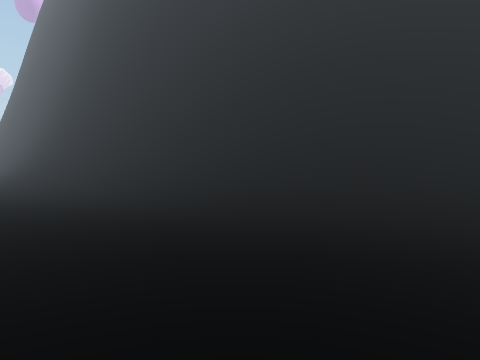
[1] (above)

20 first-person views from a walk through a Unity game level. The camera is 1.2 m above the floor, tilts 2° down and sees 80° across. The floor is counted in squares, 2 m on a side. Each view is taken from the middle of a square. On the plan, view 1 faces up. The plan holds only what a view shows up to about 9 squares ahead; the rest is blank. The place goes on beyond the plan.

[2]
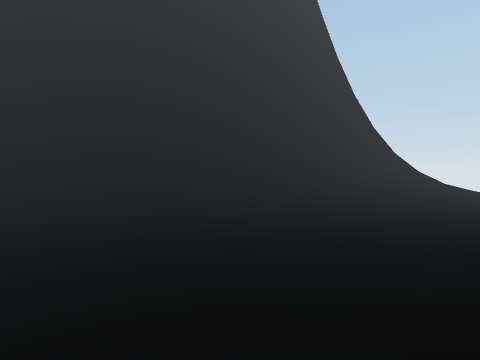

[3]
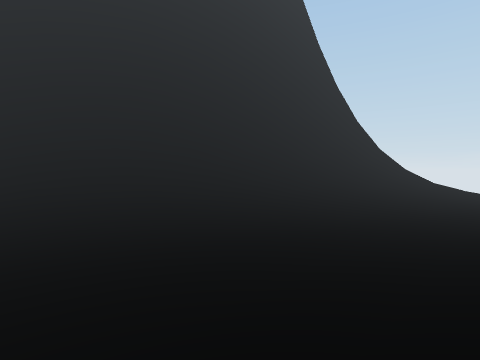

[4]
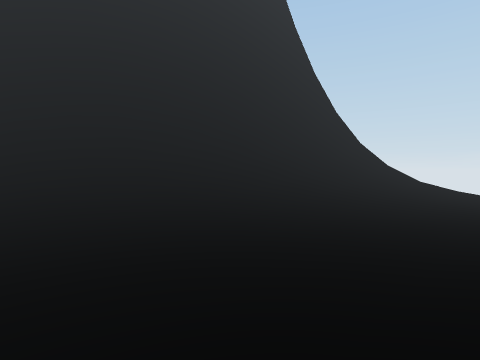

[5]
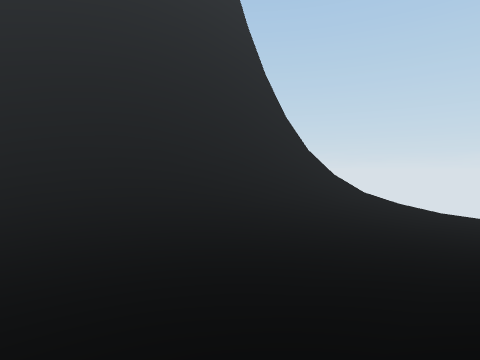

[6]
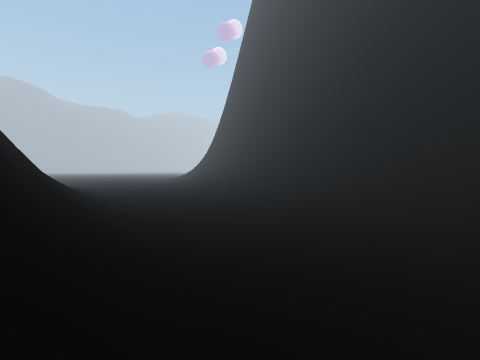

[7]
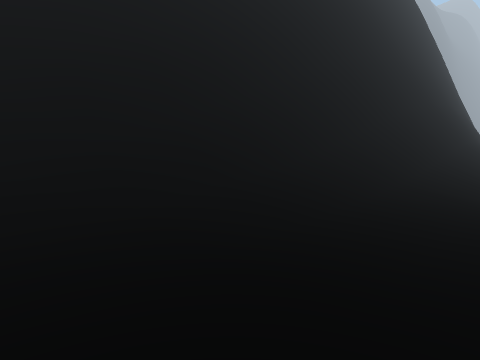

[8]
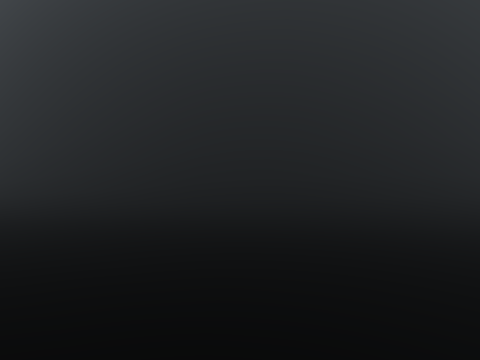

[9]
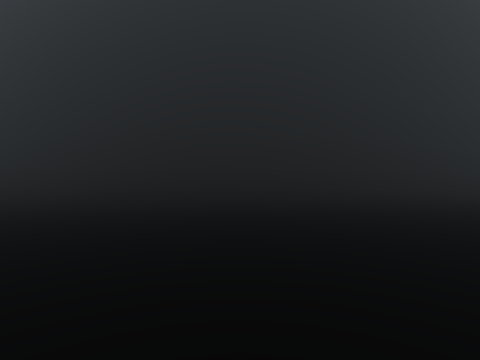

[10]
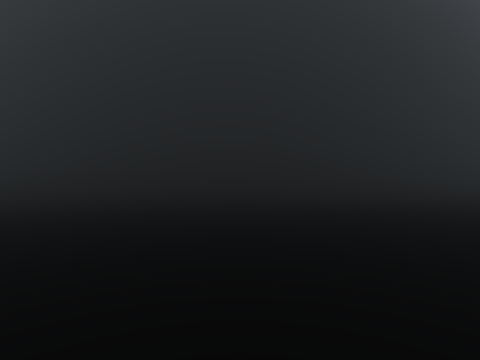

[11]
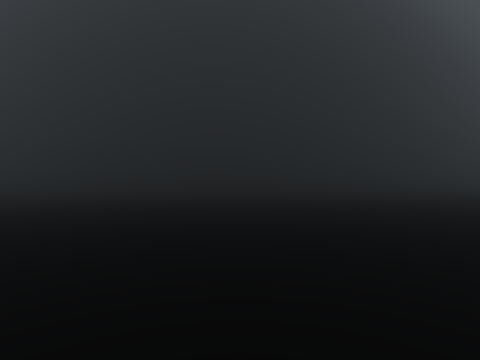

[12]
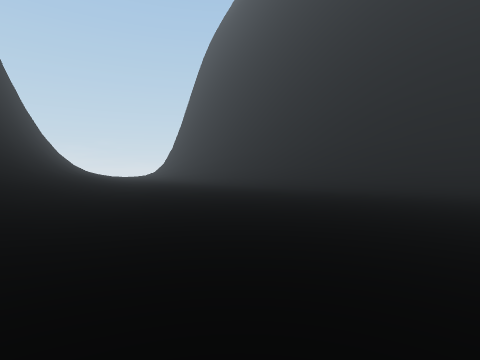

[13]
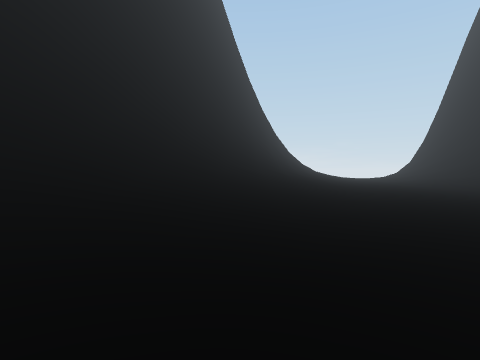

[14]
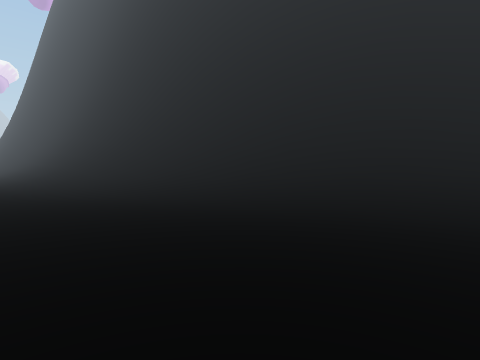

[15]
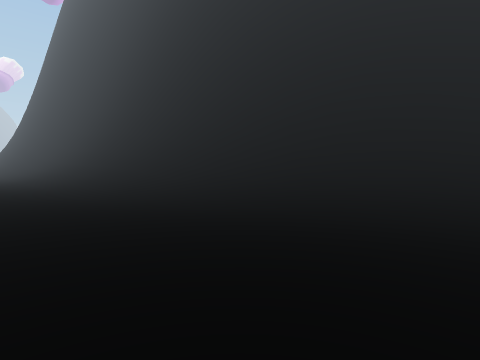

[16]
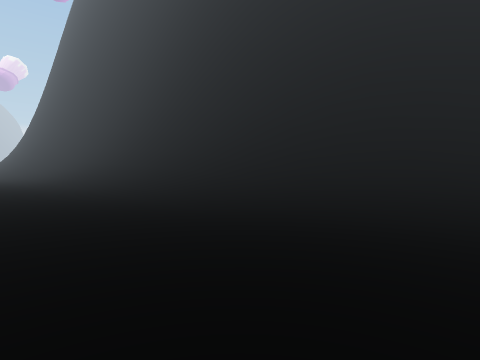

[17]
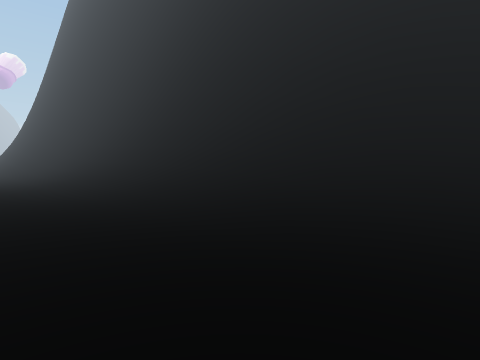

[18]
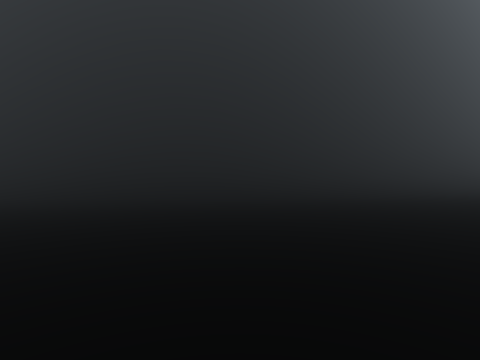

[19]
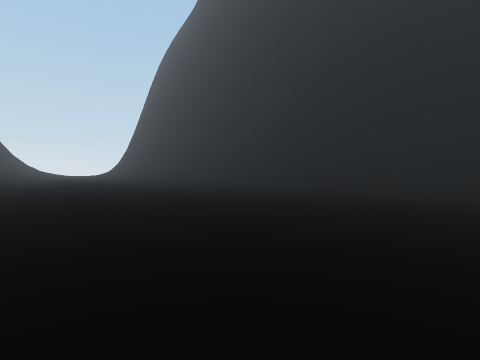

[20]
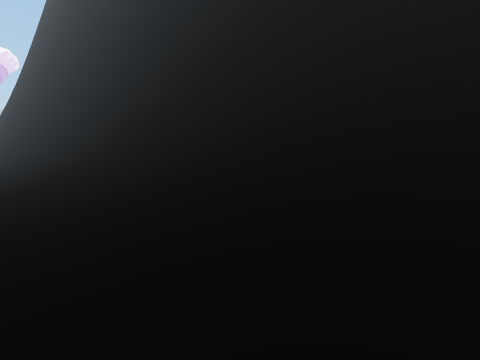

### Floor plan
Key: @ floor where view 1 was taken; # wall or solid block; . main floor; : floor 0.25 m higher than the main floor; + floor 0.5 m higher than the main floor; / step, stairs or slope; = window, fence, low wall or low ledge.
Columns run from 15 left of view 1 to 15 right of it. Each row starts with its distance up from view 1.
 20 ##
 19 /##
 18 //###
 17 ///###
 16 :////##
 15 .:////###
 14 ..://///###
 13 ....://///###
 12 .....:+/////####
 11 .......:+/////####
 10 .........:+//////###
  9  ..........:///////####
  8 . ...........:+//////####
  7  ..............:+///////####
  6 .................:+///////=###
  5 ...................::+///////#
  4 ......................:+///////
  3 ........................::+////
  2 ...........................::+/
  1 ..:::::::::+++++:::::.........:
  0 ++/////////////@/////++::......
 -1 ///////=########//////////+:...
 -2 #########      #########/////+:
 -3                        #####///
 -4                            ####

Positions as (right, up) in squares from view 1, and headings:
1: (0, 0), facing up
2: (1, 0), facing up-right
3: (3, 0), facing up-right
4: (5, 0), facing up-right
5: (7, -1), facing up-right
6: (15, -3), facing up-left
7: (15, 0), facing down-left
8: (2, 7), facing down
9: (-5, 7), facing down
10: (-9, 7), facing down
11: (-11, 8), facing down
12: (-9, 10), facing down-right
13: (-5, 8), facing right
14: (-5, 4), facing up
15: (-8, 6), facing up
16: (-10, 7), facing up
17: (-11, 9), facing up
18: (-15, 8), facing up-right
19: (-15, 8), facing down-right
20: (-12, 13), facing up
